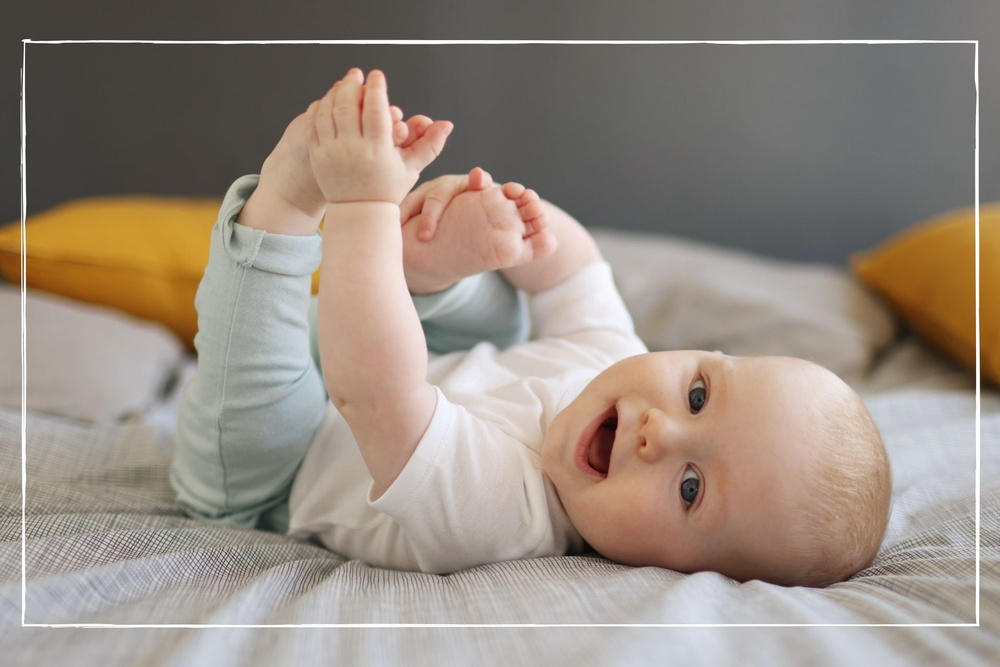
#> input picture En_Dn_image/input/otZD6cyQ8teFb3aqwXRB5d.jpg, 1000 x 667 px, shrunk from 1920 x 1280 before the run, found by its file name
$ python main.py
#> lines starting #> are read from the running program, lines starting #| are printed output that depends on the picture
import cv2
import numpy as np

image = cv2.imread("En_Dn_image\input\otZD6cyQ8teFb3aqwXRB5d.jpg")
#> image is the input picture: shape (667, 1000, 3); mean B, G, R 129.2, 139.7, 151.8
B,G,R=cv2.split(image)
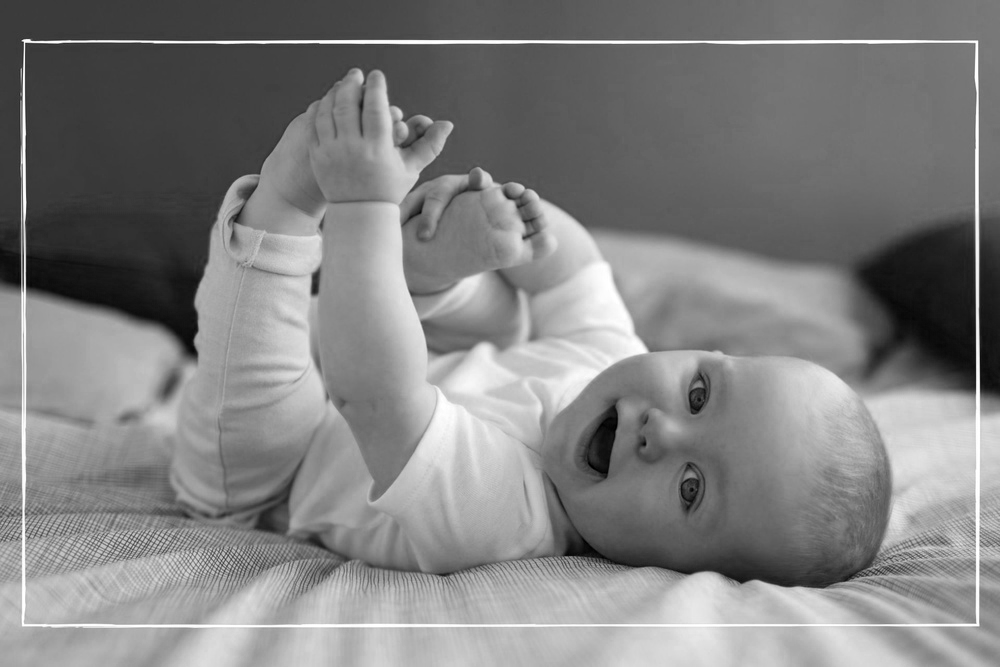
#> B: shape (667, 1000); min 0, max 255, mean 129.2
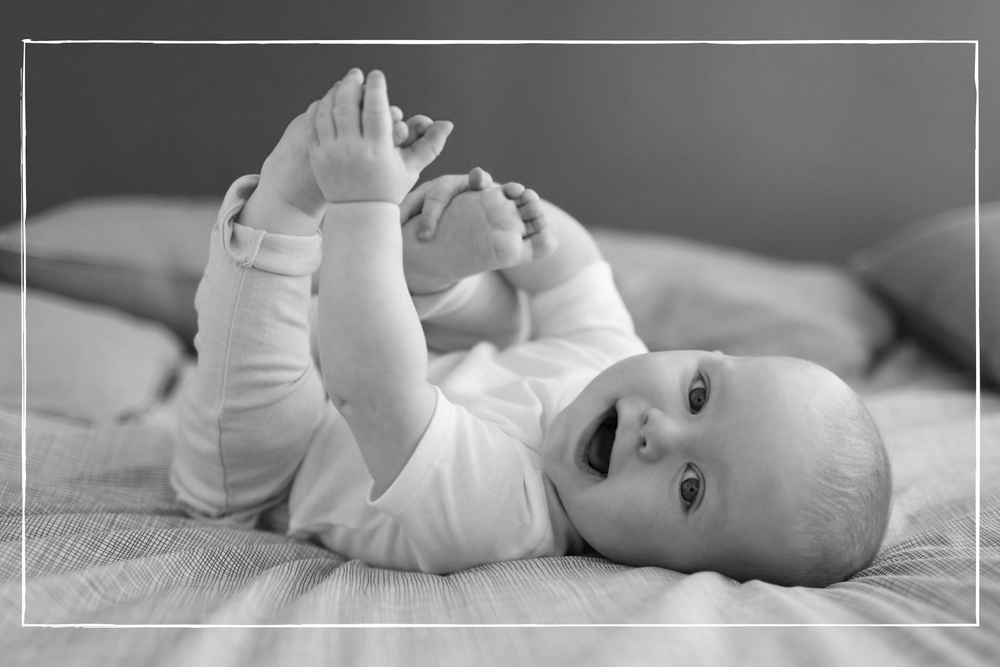
#> G: shape (667, 1000); min 0, max 255, mean 139.7
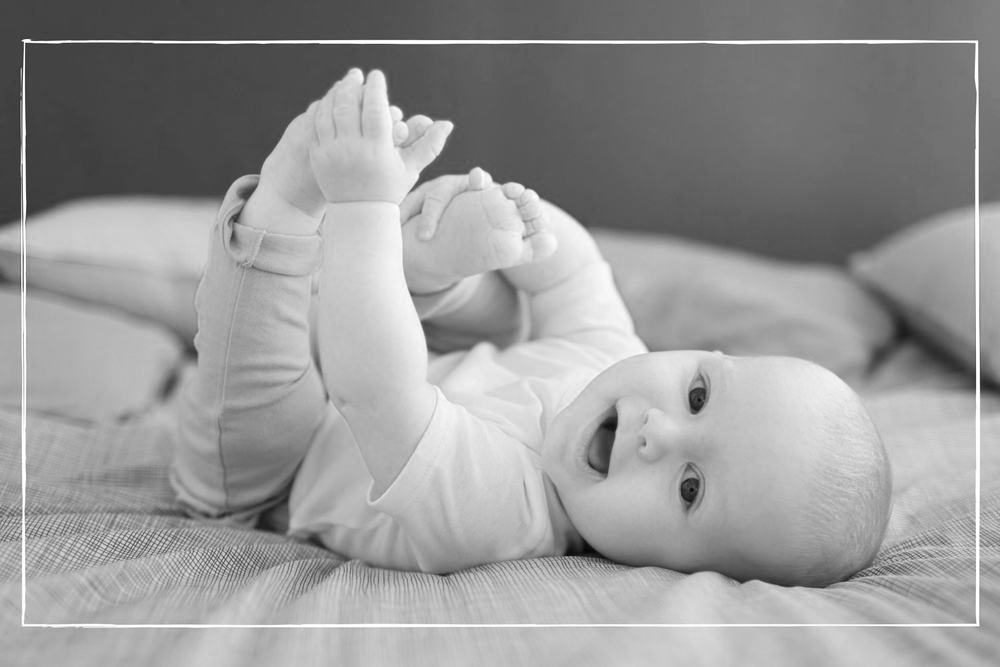
#> R: shape (667, 1000); min 5, max 255, mean 151.8

cipher_key = np.random.randint(0, 256, (image.shape[0], image.shape[1]), dtype=np.uint8)
# print(cipher_key)
cv2.imwrite("En_Dn_image\output\key.jpg", cipher_key)
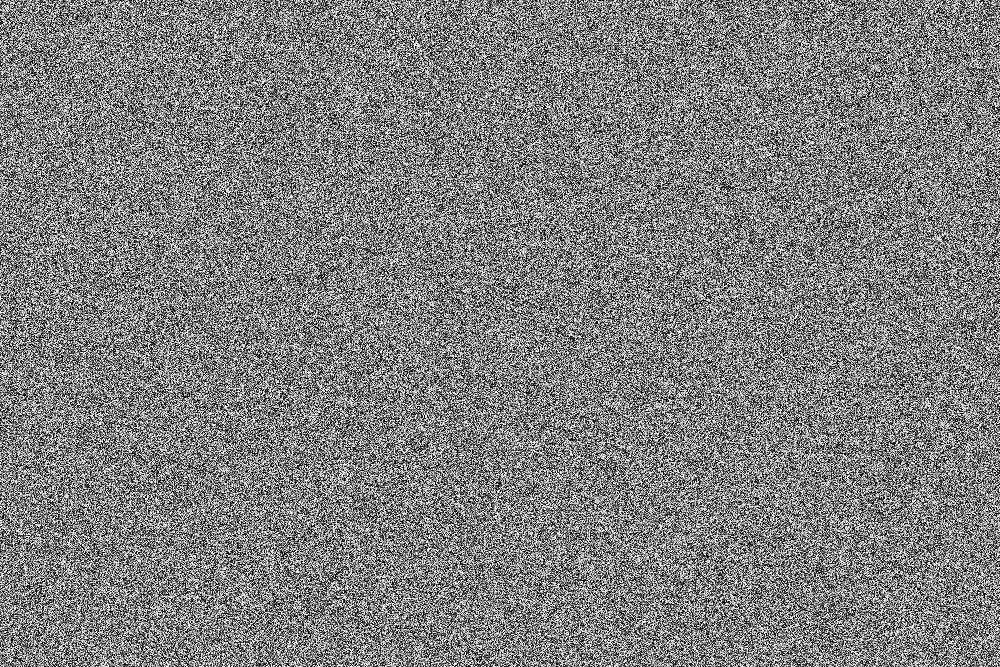
#> saved as key.jpg: shape (667, 1000); min 0, max 255, mean 127.5

encrypted_B = cv2.bitwise_xor(B, cipher_key)
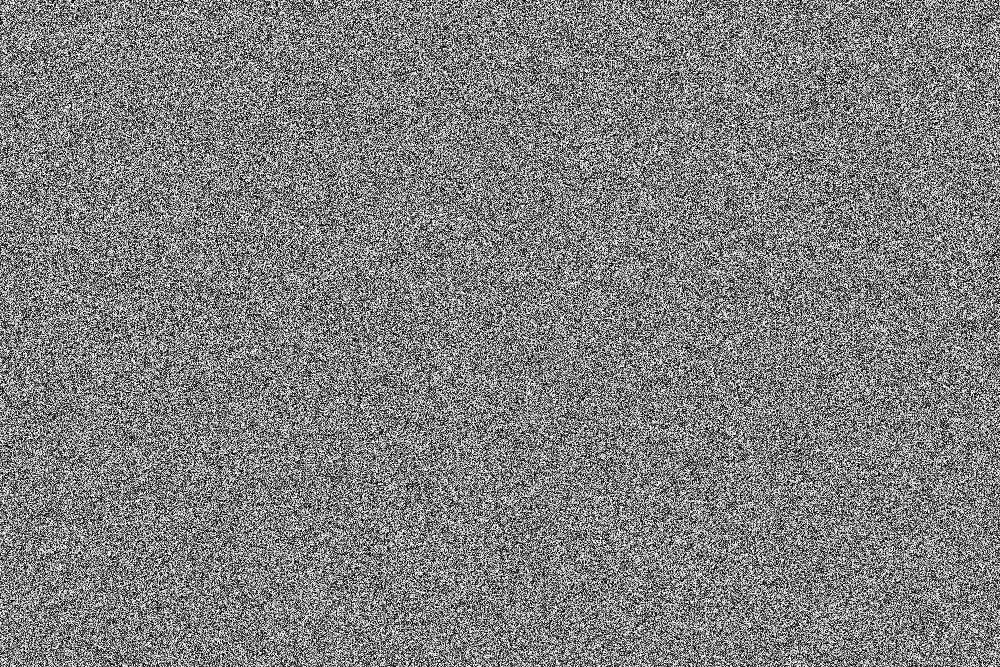
#> encrypted_B: shape (667, 1000); min 0, max 255, mean 127.4
encrypted_G = cv2.bitwise_xor(G, cipher_key)
encrypted_R = cv2.bitwise_xor(R, cipher_key)
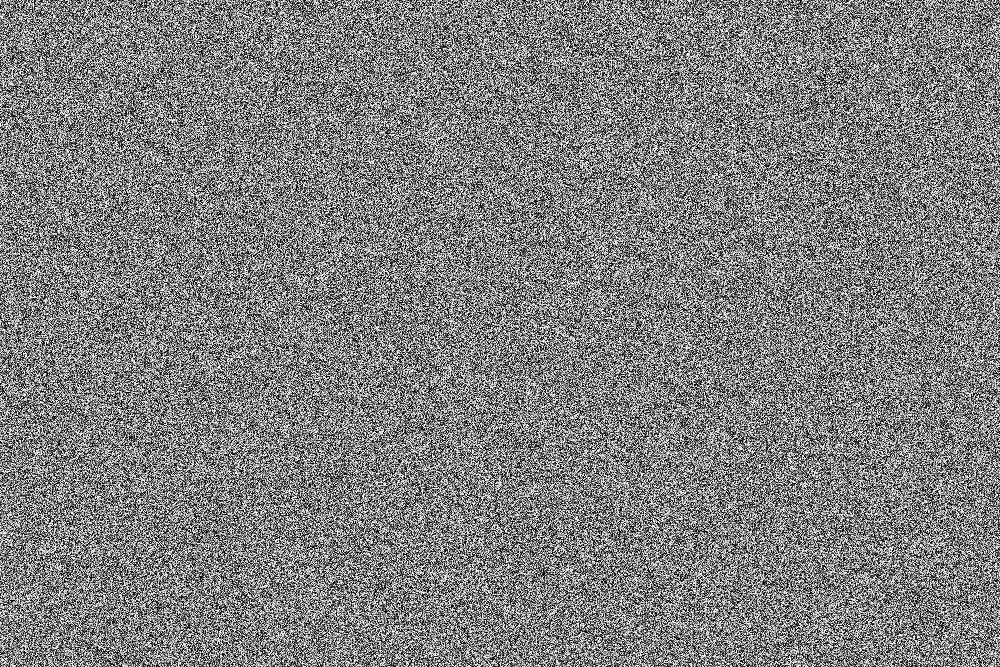
#> encrypted_R: shape (667, 1000); min 0, max 255, mean 127.4
encrypted_image=cv2.merge((encrypted_B,encrypted_G,encrypted_R))
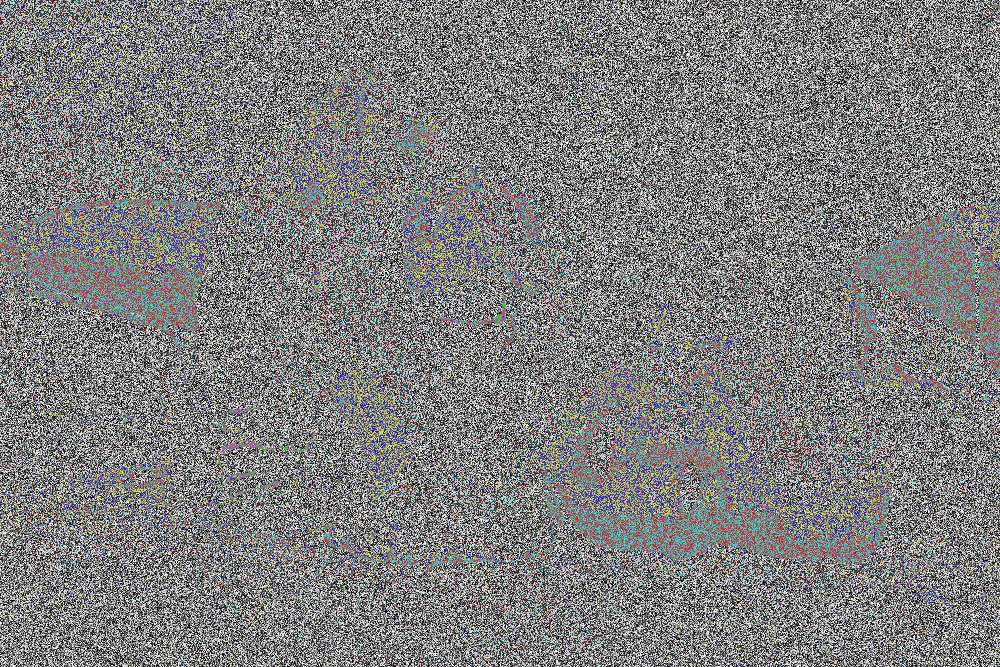
#> encrypted_image: shape (667, 1000, 3); mean B, G, R 127.4, 127.3, 127.4
cv2.imwrite("En_Dn_image\output\encrypted_image.jpg",encrypted_image)


decrypted_B = cv2.bitwise_xor(encrypted_B, cipher_key)
decrypted_G = cv2.bitwise_xor(encrypted_G, cipher_key)
decrypted_R = cv2.bitwise_xor(encrypted_R, cipher_key)
decrypted_image=cv2.merge((decrypted_B,decrypted_G,decrypted_R))
cv2.imwrite("En_Dn_image/output/decrypted_image.jpg",decrypted_image)
# cv2.imshow("decrypted_image",decrypted_image)

cv2.waitKey()
